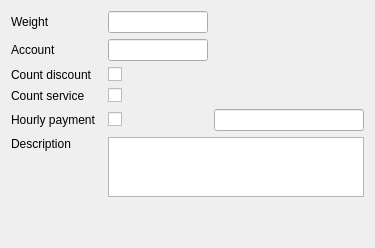
     <widget class="QWidget" name="tab_6">
      <attribute name="title">
       <string>Additional</string>
      </attribute>
      <layout class="QGridLayout" name="gridLayout_4">
       <item row="11" column="2" colspan="2">
        <widget class="QPlainTextEdit" name="plainTextEdit">
         <property name="minimumSize">
          <size>
           <width>0</width>
           <height>60</height>
          </size>
         </property>
         <property name="maximumSize">
          <size>
           <width>16777215</width>
           <height>60</height>
          </size>
         </property>
         <property name="plainText">
          <string/>
         </property>
         <property name="maximumBlockCount">
          <number>0</number>
         </property>
         <property name="Field" stdset="0">
          <string>f_description</string>
         </property>
        </widget>
       </item>
       <item row="0" column="2" rowspan="2">
        <widget class="C5LineEditWithSelector" name="leLowLevel_2">
         <property name="minimumSize">
          <size>
           <width>100</width>
           <height>0</height>
          </size>
         </property>
         <property name="maximumSize">
          <size>
           <width>100</width>
           <height>16777215</height>
          </size>
         </property>
         <property name="Field" stdset="0">
          <string>f_weight</string>
         </property>
         <property name="Type" stdset="0">
          <number>2</number>
         </property>
        </widget>
       </item>
       <item row="6" column="2">
        <widget class="QCheckBox" name="chCountDiscount">
         <property name="text">
          <string/>
         </property>
        </widget>
       </item>
       <item row="0" column="0" rowspan="2" colspan="2">
        <widget class="QLabel" name="lbLowLevel_2">
         <property name="text">
          <string>Weight</string>
         </property>
        </widget>
       </item>
       <item row="4" column="3">
        <spacer name="horizontalSpacer_6">
         <property name="orientation">
          <enum>Qt::Orientation::Horizontal</enum>
         </property>
         <property name="sizeHint" stdset="0">
          <size>
           <width>40</width>
           <height>20</height>
          </size>
         </property>
        </spacer>
       </item>
       <item row="4" column="0">
        <widget class="QLabel" name="lbLastinputprice_3">
         <property name="text">
          <string>Account</string>
         </property>
        </widget>
       </item>
       <item row="11" column="0" colspan="2">
        <widget class="QLabel" name="label">
         <property name="text">
          <string>Description</string>
         </property>
         <property name="alignment">
          <set>Qt::AlignmentFlag::AlignLeading|Qt::AlignmentFlag::AlignLeft|Qt::AlignmentFlag::AlignTop</set>
         </property>
        </widget>
       </item>
       <item row="12" column="2">
        <spacer name="verticalSpacer_2">
         <property name="orientation">
          <enum>Qt::Orientation::Vertical</enum>
         </property>
         <property name="sizeHint" stdset="0">
          <size>
           <width>20</width>
           <height>40</height>
          </size>
         </property>
        </spacer>
       </item>
       <item row="6" column="0">
        <widget class="QLabel" name="lbLowLevel_6">
         <property name="text">
          <string>Count discount</string>
         </property>
        </widget>
       </item>
       <item row="9" column="0">
        <widget class="QLabel" name="lbLowLevel_5">
         <property name="text">
          <string>Count service</string>
         </property>
        </widget>
       </item>
       <item row="10" column="0">
        <widget class="QLabel" name="lbLowLevel_7">
         <property name="text">
          <string>Hourly payment</string>
         </property>
        </widget>
       </item>
       <item row="9" column="2">
        <widget class="QCheckBox" name="chCountService">
         <property name="text">
          <string/>
         </property>
        </widget>
       </item>
       <item row="4" column="2">
        <widget class="C5LineEditWithSelector" name="leAcc">
         <property name="minimumSize">
          <size>
           <width>100</width>
           <height>0</height>
          </size>
         </property>
         <property name="maximumSize">
          <size>
           <width>100</width>
           <height>16777215</height>
          </size>
         </property>
         <property name="Field" stdset="0">
          <string>f_acc</string>
         </property>
         <property name="Type" stdset="0">
          <string>0</string>
         </property>
        </widget>
       </item>
       <item row="10" column="3">
        <widget class="C5LineEditWithSelector" name="leHourlyRole">
         <property name="minimumSize">
          <size>
           <width>0</width>
           <height>0</height>
          </size>
         </property>
         <property name="maximumSize">
          <size>
           <width>16777215</width>
           <height>16777215</height>
          </size>
         </property>
         <property name="Field" stdset="0">
          <string>f_acc</string>
         </property>
         <property name="Type" stdset="0">
          <string>0</string>
         </property>
        </widget>
       </item>
       <item row="10" column="2">
        <widget class="QCheckBox" name="chHourlyPayment">
         <property name="text">
          <string/>
         </property>
        </widget>
       </item>
      </layout>
     </widget>
